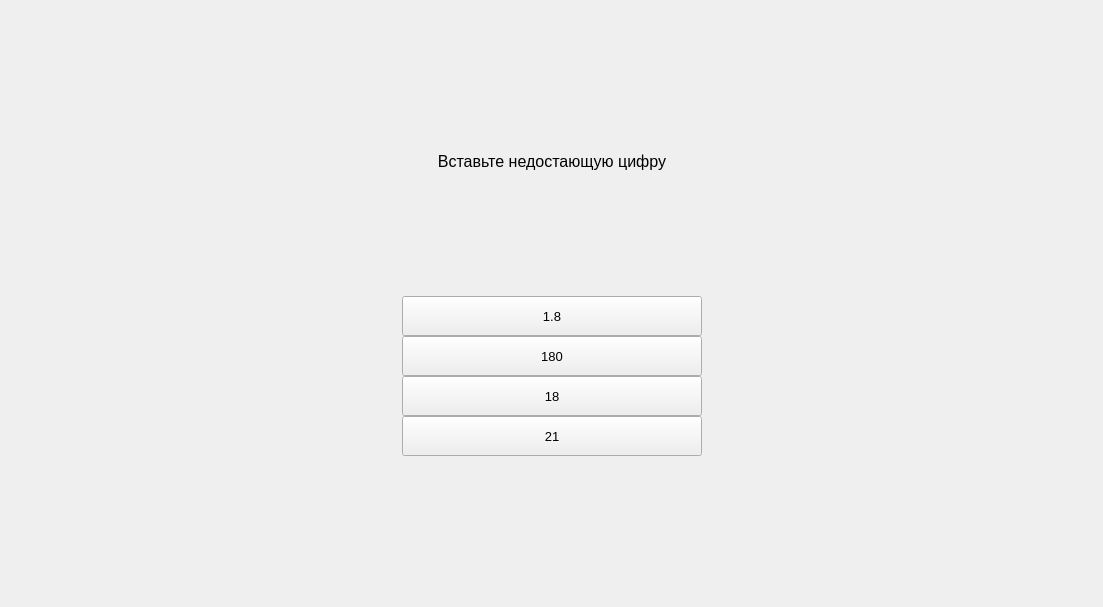
      <widget class="QWidget" name="page_25">
       <layout class="QGridLayout" name="gridLayout_49">
        <item row="0" column="0">
         <widget class="QWidget" name="widget_25" native="true">
          <layout class="QGridLayout" name="gridLayout_50">
           <property name="leftMargin">
            <number>0</number>
           </property>
           <property name="topMargin">
            <number>0</number>
           </property>
           <property name="rightMargin">
            <number>0</number>
           </property>
           <property name="bottomMargin">
            <number>0</number>
           </property>
           <property name="spacing">
            <number>0</number>
           </property>
           <item row="1" column="1">
            <widget class="QLabel" name="label_44">
             <property name="font">
              <font>
               <pointsize>12</pointsize>
              </font>
             </property>
             <property name="text">
              <string>Вставьте недостающую цифру</string>
             </property>
             <property name="alignment">
              <set>Qt::AlignCenter</set>
             </property>
            </widget>
           </item>
           <item row="0" column="1">
            <spacer name="verticalSpacer_58">
             <property name="orientation">
              <enum>Qt::Vertical</enum>
             </property>
             <property name="sizeHint" stdset="0">
              <size>
               <width>20</width>
               <height>141</height>
              </size>
             </property>
            </spacer>
           </item>
           <item row="3" column="0">
            <spacer name="horizontalSpacer_49">
             <property name="orientation">
              <enum>Qt::Horizontal</enum>
             </property>
             <property name="sizeHint" stdset="0">
              <size>
               <width>391</width>
               <height>20</height>
              </size>
             </property>
            </spacer>
           </item>
           <item row="4" column="2" rowspan="2">
            <spacer name="horizontalSpacer_50">
             <property name="orientation">
              <enum>Qt::Horizontal</enum>
             </property>
             <property name="sizeHint" stdset="0">
              <size>
               <width>390</width>
               <height>20</height>
              </size>
             </property>
            </spacer>
           </item>
           <item row="5" column="1">
            <widget class="QPushButton" name="pushButton_93">
             <property name="minimumSize">
              <size>
               <width>0</width>
               <height>40</height>
              </size>
             </property>
             <property name="font">
              <font>
               <pointsize>10</pointsize>
              </font>
             </property>
             <property name="text">
              <string>1.8</string>
             </property>
            </widget>
           </item>
           <item row="7" column="1">
            <widget class="QPushButton" name="pushButton_94">
             <property name="minimumSize">
              <size>
               <width>0</width>
               <height>40</height>
              </size>
             </property>
             <property name="font">
              <font>
               <pointsize>10</pointsize>
              </font>
             </property>
             <property name="text">
              <string>18</string>
             </property>
            </widget>
           </item>
           <item row="9" column="1">
            <spacer name="verticalSpacer_59">
             <property name="orientation">
              <enum>Qt::Vertical</enum>
             </property>
             <property name="sizeHint" stdset="0">
              <size>
               <width>20</width>
               <height>140</height>
              </size>
             </property>
            </spacer>
           </item>
           <item row="2" column="1" rowspan="3">
            <widget class="QLabel" name="label_43">
             <property name="minimumSize">
              <size>
               <width>300</width>
               <height>125</height>
              </size>
             </property>
             <property name="styleSheet">
              <string notr="true">image: url(:/newPrefix19/Vopros-35.jpeg)</string>
             </property>
             <property name="text">
              <string/>
             </property>
            </widget>
           </item>
           <item row="8" column="1">
            <widget class="QPushButton" name="pushButton_95">
             <property name="minimumSize">
              <size>
               <width>0</width>
               <height>40</height>
              </size>
             </property>
             <property name="font">
              <font>
               <pointsize>10</pointsize>
              </font>
             </property>
             <property name="text">
              <string>21</string>
             </property>
            </widget>
           </item>
           <item row="6" column="1">
            <widget class="QPushButton" name="pushButton_92">
             <property name="minimumSize">
              <size>
               <width>0</width>
               <height>40</height>
              </size>
             </property>
             <property name="font">
              <font>
               <pointsize>10</pointsize>
              </font>
             </property>
             <property name="text">
              <string>180</string>
             </property>
            </widget>
           </item>
          </layout>
         </widget>
        </item>
       </layout>
      </widget>
